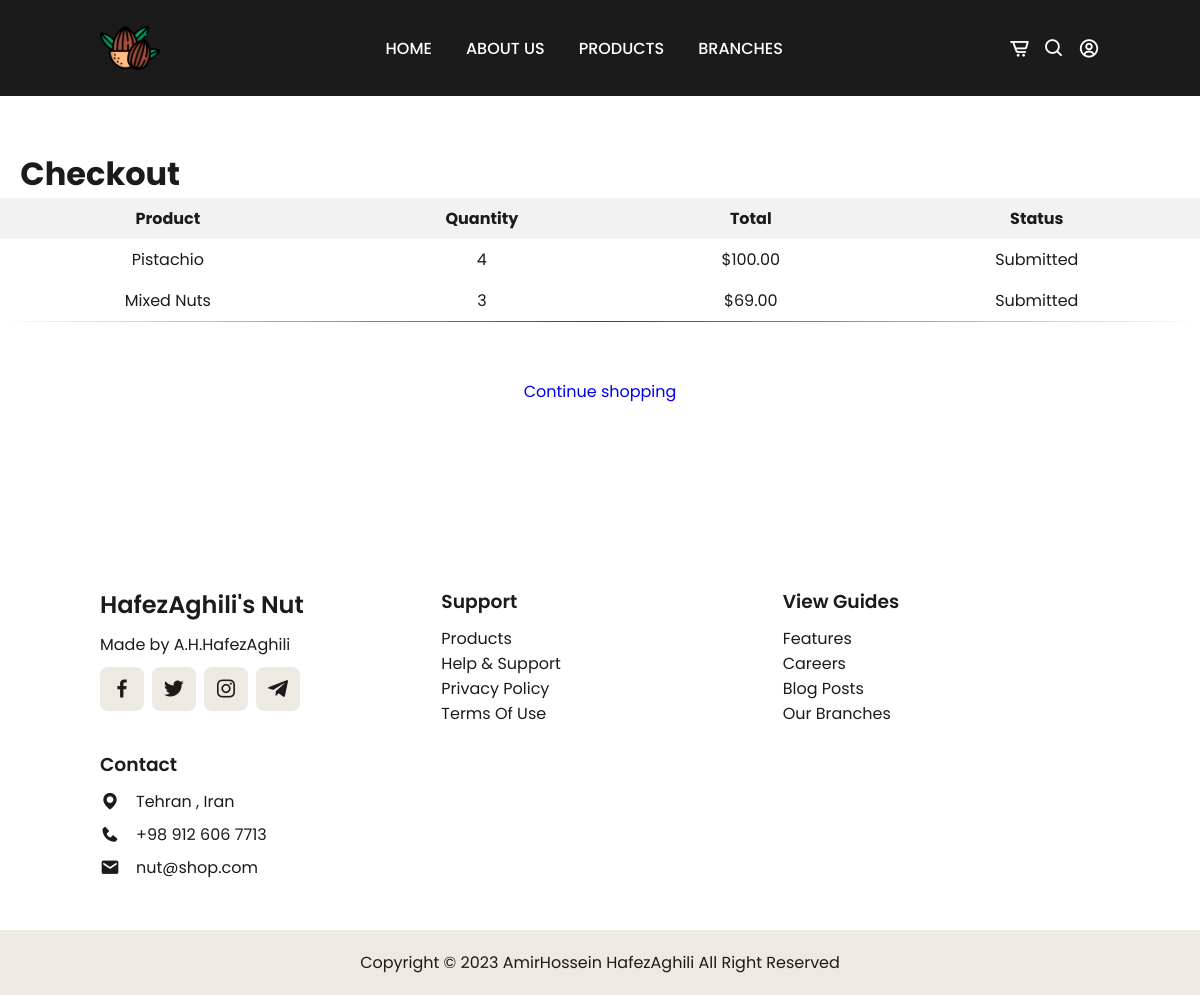
Page /checkout/ (signed in) on the earlier database version.
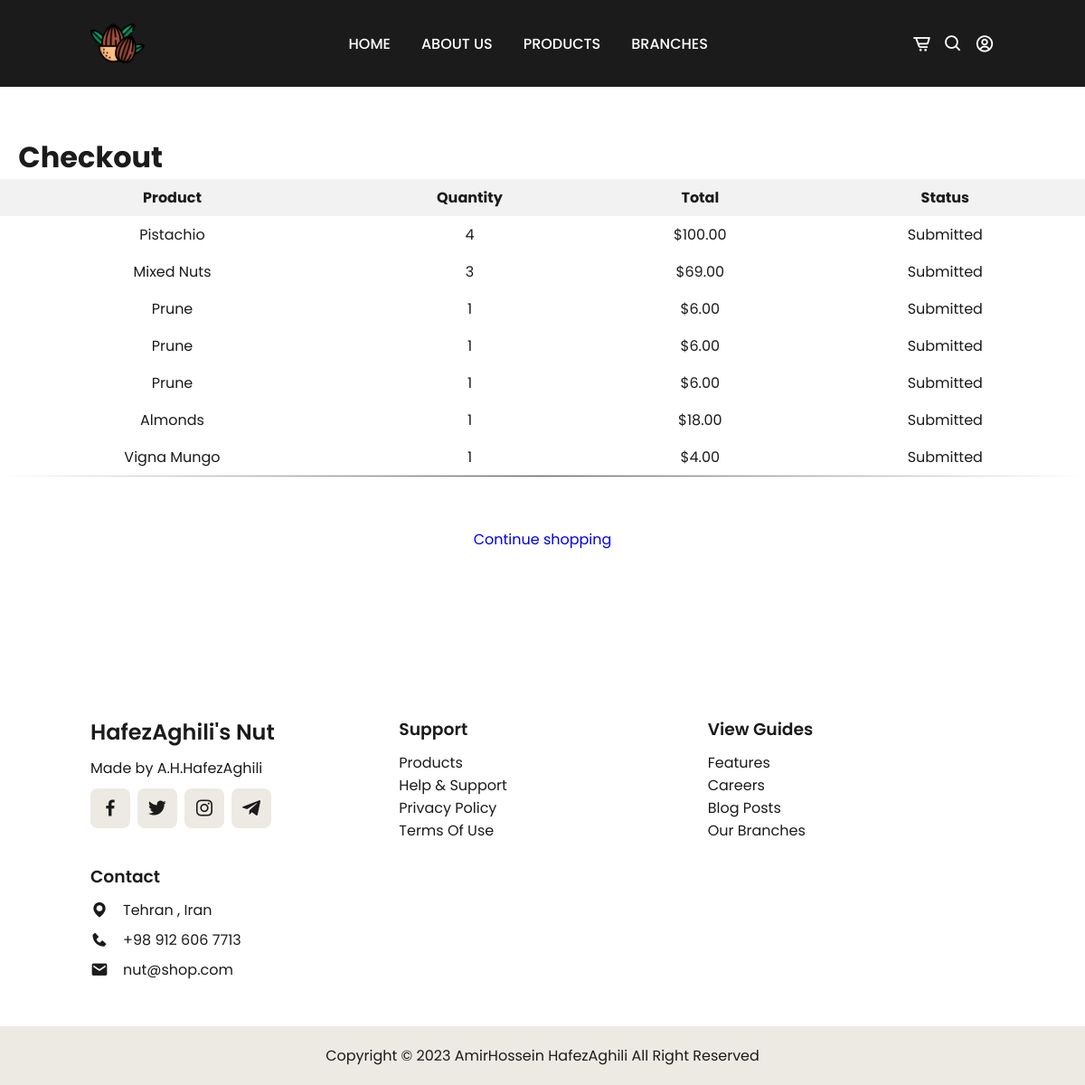
Same page on the later database version.
### pages/models.py (models this page shows, shortened)
class CartItem(models.Model):
    cart = models.ForeignKey('Cart' , on_delete=models.CASCADE)
    product = models.ForeignKey('Product' , on_delete=models.CASCADE)
    quantity = models.IntegerField()
    status = models.CharField(max_length=50 , default='Submitted' ,choices=[('Submitted','Submitted'),
                                                                            ('Ready to send','Ready to send'),
                                                                            ('Sent','Sent')])
    def __str__(self):
         return f'{self.cart.user} -> {self.product.name} ({self.quantity}) - ${self.get_total_price()}'
    def get_total_price(self):
        return self.quantity * self.product.price

class Product(models.Model):
    name = models.CharField(max_length=50 , blank=False , null=False)
    price = models.DecimalField(max_digits=10,decimal_places=2)
    img = models.ImageField()
    quality = models.CharField(max_length= 50 , choices=[('high quality','high quality') ,
                                                         ('medium quality','medium quality') ,
                                                         ('low quality','low quality')])
    supplier = models.ManyToManyField('Supplier')
    category = models.ForeignKey('Category', on_delete=models.CASCADE)
    created_at   = models.DateTimeField(auto_now_add=True)
    expiration_at = models.DateField(default=datetime.now()+timedelta(days=730))

### pages/views.py (the view)
# urls.py: path('checkout/', CheckoutView.as_view(), name='checkout'),
class CheckoutView(LoginRequiredMixin, View):
    def get(self, request, *args, **kwargs):
        user = request.user
        cart = Cart.objects.get(user=user)
        cart_items = CartItem.objects.filter(cart=cart)
        cart_items_with_status = cart_items
        print(cart_items_with_status)  # نمایش محتویات
        if cart_items_with_status:
            context = {
                'cart_items': cart_items_with_status,
            }
            return render(request, 'checkout.html', context)
        else:
            return render(request, 'checkout.html', {'message': 'No products to checkout.'})

### accounts/models.py (called while the page is built)
    def __str__(self):
        return self.username

### templates/checkout.html (shortened to what this page needs)
{% extends 'register_base.html' %}
{% load static %}
    {% block styles %}
    <link rel="stylesheet" type="text/css" href="{% static 'css/stylesCardView.css' %}">
    {% endblock %}
{% block content %}
    <br><br><br>
    <h1>&nbsp;&nbsp;&nbsp;Checkout</h1>
    {% if cart_items %}
        <table>
            <thead>
                <tr>
                    <th>Product</th>
                    <th>Quantity</th>
                    <th>Total</th>
                    <th>Status</th>
                </tr>
            </thead>
            <tbody>
                {% for item in cart_items %}
                    <tr>
                        <td>{{ item.product.name }}</td>
                        <td>{{ item.quantity }}</td>
                        <td>${{ item.get_total_price }}</td>
                        <td>{{ item.status }}</td>
                    </tr>
                {% endfor %}
            </tbody>
        </table>
        <br>
        <div class="button-container">
            <a href="{% url 'product_view' %}" class="btn-primary btn-animation">Continue shopping</a>
        </div>
    {% else %}
        <p>No products to checkout.</p>
    {% endif %}
    <br><br><br><br><br>
{% endblock %}

Differences in the rows shown:
added CartItem: product.name "Prune", quantity "1", get_total_price "6.00", status "Submitted"
added CartItem: product.name "Prune", quantity "1", get_total_price "6.00", status "Submitted"
added CartItem: product.name "Prune", quantity "1", get_total_price "6.00", status "Submitted"
added CartItem: product.name "Almonds", quantity "1", get_total_price "18.00", status "Submitted"
added CartItem: product.name "Vigna Mungo", quantity "1", get_total_price "4.00", status "Submitted"
